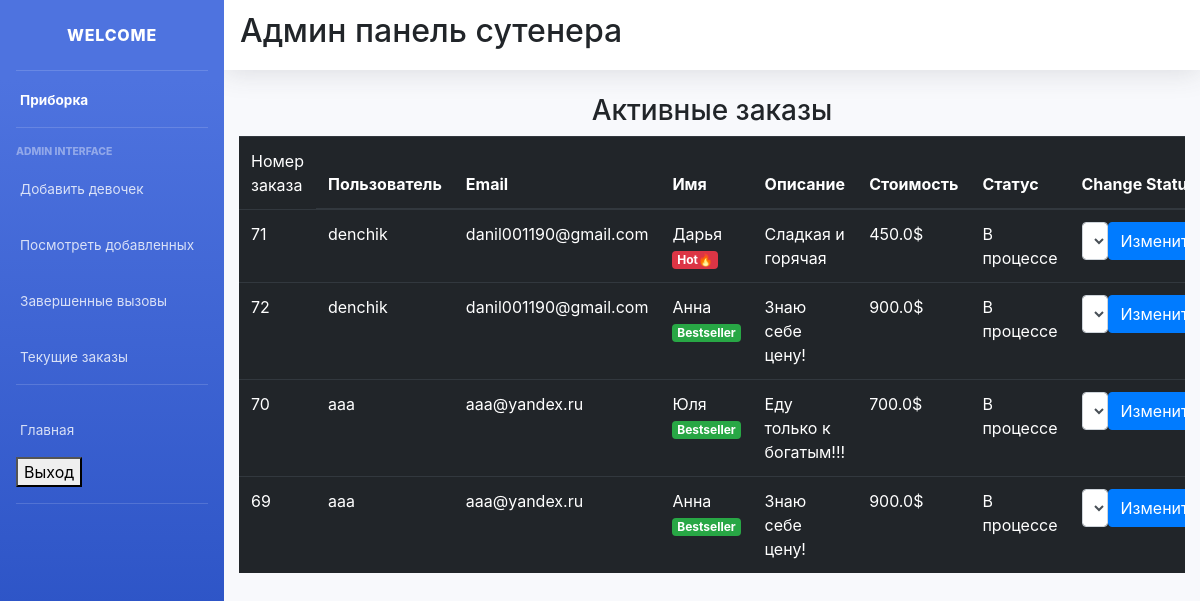
The app's page /pending_orders/ (signed in) with its own data.
### main/models.py (models this page shows, shortened)
class CartItems(models.Model):
    ORDER_STATUS = (
        ('В процессе', 'В процессе'),
        ('Выполнен', 'Выполнен')
    )
    user = models.ForeignKey(User, on_delete=models.CASCADE)
    item = models.ForeignKey(Item, on_delete=models.CASCADE)
    ordered = models.BooleanField(default=False)
    quantity = models.IntegerField(default=1)
    ordered_date = models.DateField(default=timezone.now)
    status = models.CharField(max_length=20, choices=ORDER_STATUS, default='В процессе')
    delivery_date = models.DateField(default=timezone.now)
    class Meta:
        verbose_name = 'Cart Item'
        verbose_name_plural = 'Cart Items'

class Item(models.Model):
    LABELS = (
        ('Bestseller', 'Bestseller'),
        ('New', 'New'),
        ('Hot🔥', 'Hot🔥'),
    )
    LABEL_COLOUR = (
        ('danger', 'danger'),
        ('success', 'success'),
        ('primary', 'primary'),
        ('info', 'info'),
        ('warning', 'warning'),
    )
    title = models.CharField(max_length=150)
    description = models.CharField(max_length=250,blank=True)
    price = models.FloatField()
    age = models.IntegerField(default=0)
    weight = models.IntegerField(default=0)
    boobs = models.IntegerField(default=0)
    height = models.IntegerField(default=0)
    education = models.CharField(max_length=250, blank=True)
    hobbies = models.CharField(max_length=250, blank=True)
    image = models.ImageField(default='default.png', upload_to='images/')
    labels = models.CharField(max_length=25, choices=LABELS, blank=True)
    label_colour = models.CharField(max_length=15, choices=LABEL_COLOUR, blank=True)
    slug = models.SlugField(default="girl")
    created_by = models.ForeignKey(User, on_delete=models.CASCADE)

### main/decorators.py (the view)
    def wrapper_func(request, *args, **kwargs):
        group = Group.objects.get(user = request.user)
        if group.name == 'admin_owner':
            return view_func(request, *args, **kwargs)
        else:
            return redirect('/')

### main/views.py (called while the page is built)
@login_required(login_url='/accounts/login/')
@admin_required
def pending_orders(request):
    items = CartItems.objects.filter(item__created_by=request.user, ordered=True,status="В процессе").order_by('-ordered_date')
    context = {
        'items':items,
    }
    return render(request, 'main/pending_orders.html', context)

### main/templates/main/pending_orders.html (shortened to what this page needs)
{% extends "main/layout2.html" %}
{% block content %}
<div class="cart">
        <div class="row">
            <div class="col-sm-12">
                <h3 class="text-center">Активные заказы</h3>
                {% if items %}
                <div class="table-responsive">
                    <table class="table table-dark">
                        <thead>
                        <tr>
                            <td scope="col">Номер заказа</td>
                            <th scope="col">Пользователь</th>
                            <th scope="col">Email</th>
                            <th scope="col">Имя</th>
                            <th scope="col">Описание</th>
                            <th scope="col">Стоимость</th>
                            <th scope="col">Статус</th>
                            <th scope="col">Change Status</th>
                        </tr>
                        </thead>
                        <tbody>
                            {% for item in items %}
                        <tr>
                            <td>{{ item.id }}</td>
                            <td>{{ item.user.username }}</td>
                            <td>{{ item.user.email}}</td>
                            <td>{{ item.item.title }} <span class="badge badge-{{ item.item.label_colour }}">{{ item.item.labels }}</span></td>
                            <td>{{ item.item.description }}</td>
                            <td>{{ item.item.price }}$</td>
                            <td>{{ item.status }}</td>
                            <td>
                                <form method="POST" action="{% url 'main:update_status' item.id %}" style="display: flex;">
                                    <select class="form-control" name="status">
                                        <option value="В процессе" selected="selected">В процессе</option>
                                    </select>
                                    <button type="submit" class="btn btn-primary">Изменить</button>
                                </form>
                            </td>
                        </tr>
                            {% endfor %}
                        </tbody>
                    </table>
                </div>
                {% else %}
                <h4 class="text-center">Никто все еще не опробовал наших девочек!!!</h4>
                {% endif %}
            </div>
        </div>
</div>
{% endblock content %}

### records on screen
CartItems: id "71", user.username "denchik", user.email "danil001190@gmail.com", item "Дарья", item.labels "Hot🔥", item.description "Сладкая и горячая", item.price "450.0", status "В процессе"
CartItems: id "72", user.username "denchik", user.email "danil001190@gmail.com", item "Анна", item.labels "Bestseller", item.description "Знаю себе цену!", item.price "900.0", status "В процессе"
CartItems: id "70", user.username "aaa", user.email "aaa@yandex.ru", item "Юля", item.labels "Bestseller", item.description "Еду только к богатым!!!", item.price "700.0", status "В процессе"
CartItems: id "69", user.username "aaa", user.email "aaa@yandex.ru", item "Анна", item.labels "Bestseller", item.description "Знаю себе цену!", item.price "900.0", status "В процессе"
